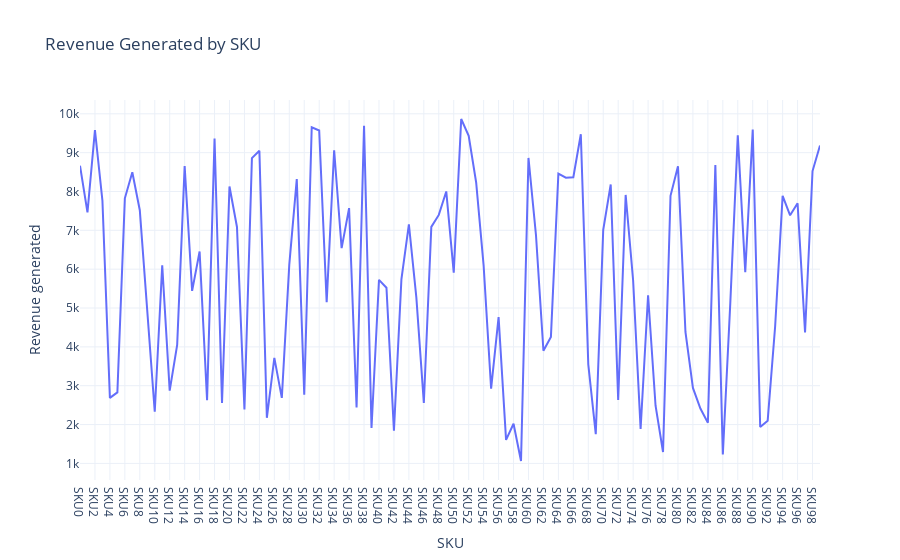

Source (notebook cell):
### Code cell
fig = px.line(df, x=df['SKU'], y=df['Revenue generated'], title='Revenue Generated by SKU')
fig.show()

### Figure 1 — Plotly figure (JSON) as saved in the notebook; plotly's stock layout.template omitted (floating-point values rounded to 4 significant figures)
{"data": [{"hovertemplate": "SKU=%{x}<br>Revenue generated=%{y}<extra></extra>", "legendgroup": "", "line": {"color": "#636efa", "dash": "solid"}, "marker": {"symbol": "circle"}, "mode": "lines", "name": "", "orientation": "v", "showlegend": false, "type": "scatter", "x": ["SKU0", "SKU1", "SKU2", "SKU3", "SKU4", "SKU5", "SKU6", "SKU7", "SKU8", "SKU9", "SKU10", "SKU11", "SKU12", "SKU13", "SKU14", "SKU15", "SKU16", "SKU17", "SKU18", "SKU19", "SKU20", "SKU21", "SKU22", "SKU23", "SKU24", "SKU25", "SKU26", "SKU27", "SKU28", "SKU29", "SKU30", "SKU31", "SKU32", "SKU33", "SKU34", "SKU35", "SKU36", "SKU37", "SKU38", "SKU39", "SKU40", "SKU41", "SKU42", "SKU43", "SKU44", "SKU45", "SKU46", "SKU47", "SKU48", "SKU49", "SKU50", "SKU51", "SKU52", "SKU53", "SKU54", "SKU55", "SKU56", "SKU57", "SKU58", "SKU59", "SKU60", "SKU61", "SKU62", "SKU63", "SKU64", "SKU65", "SKU66", "SKU67", "SKU68", "SKU69", "SKU70", "SKU71", "SKU72", "SKU73", "SKU74", "SKU75", "SKU76", "SKU77", "SKU78", "SKU79", "SKU80", "SKU81", "SKU82", "SKU83", "SKU84", "SKU85", "SKU86", "SKU87", "SKU88", "SKU89", "SKU90", "SKU91", "SKU92", "SKU93", "SKU94", "SKU95", "SKU96", "SKU97", "SKU98", "SKU99"], "xaxis": "x", "y": [8662.0, 7461.0, 9578.0, 7767.0, 2687.0, 2828.0, 7823.0, 8496.0, 7517.0, 4971.0, 2331.0, 6100.0, 2874.0, 4053.0, 8654.0, 5442.0, 6454.0, 2629.0, 9365.0, 2553.0, 8128.0, 7087.0, 2391.0, 8858.0, 9049.0, 2175.0, 3716.0, 2686.0, 6117.0, 8319.0, 2766.0, 9655.0, 9572.0, 5150.0, 9062.0, 6541.0, 7573.0, 2438.0, 9692.0, 1912.0, 5725.0, 5521.0, 1840.0, 5737.0, 7152.0, 5268.0, 2557.0, 7089.0, 7397.0, 8002.0, 5911.0, 9866.0, 9436.0, 8232.0, 6088.0, 2926.0, 4767.0, 1606.0, 2021.0, 1062.0, 8864.0, 6886.0, 3900.0, 4257.0, 8459.0, 8355.0, 8368.0, 9474.0, 3550.0, 1752.0, 7015.0, 8180.0, 2633.0, 7911.0, 5710.0, 1889.0, 5328.0, 2484.0, 1292.0, 7889.0, 8652.0, 4384.0, 2943.0, 2412.0, 2048.0, 8685.0, 1230.0, 5134.0, 9445.0, 5925.0, 9593.0, 1935.0, 2100.0, 4531.0, 7888.0, 7386.0, 7698.0, 4371.0, 8526.0, 9185.0], "yaxis": "y"}], "layout": {"legend": {"tracegroupgap": 0}, "title": {"text": "Revenue Generated by SKU"}, "xaxis": {"anchor": "y", "domain": [0, 1], "title": {"text": "SKU"}}, "yaxis": {"anchor": "x", "domain": [0, 1], "title": {"text": "Revenue generated"}}}}
